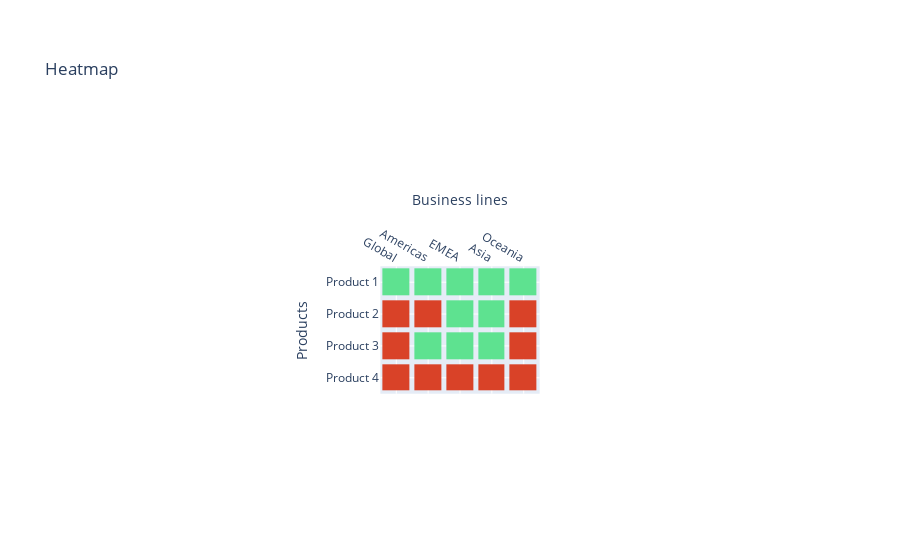

Notebook code cell kept with this figure:
### Markdown cell above
#### Create Heatmap

### Code cell
data = [[54.25, 65, 52, 51, 49],
        [20, 16, 60, 80, 30],
        [30, 60, 51, 59, 20],
        [40, 30, 12, 25, 20]]
df = pd.DataFrame(data)
df

title = "Heatmap"
config = {'displayModeBar': False}

def update_layout(fig, title=None, plot_bgcolor=None, showlegend=None, margin=None):
    fig.update_layout(
        title=title,
        plot_bgcolor=plot_bgcolor,
        #width=1200,
        margin=margin,
       #height=800,
        showlegend=showlegend)
    return fig

def heatmap(df,
            x,
            y,
            x_label,
            y_label,
            color,
            colorscale=[[0, "#d94228"],[0.5, "#d94228"],[0.5, "#5ee290"],[1.0, "#5ee290"]],
            title=None,
            margin=None):
    fig = go.Figure()
    fig = px.imshow(df,
                    labels=dict(x=x_label, y=y_label, color=color),
                    x=x,
                    y=y)
    fig.update_xaxes(side="top")
    fig.update_traces(xgap=5, selector=dict(type='heatmap'))
    fig.update_traces(ygap=5, selector=dict(type='heatmap'))
    fig.update_traces(dict(showscale=False, 
                           coloraxis=None, 
                           colorscale=colorscale),
                           selector={'type':'heatmap'})
    fig = update_layout(fig, title=title, margin=margin)
    fig.show(config=config)
    return fig

heatmap = heatmap(df,
              x=['Global', 'Americas', 'EMEA', 'Asia', 'Oceania'],
              y=['Product 1', 'Product 2', 'Product 3', 'Product 4'],
              x_label="Business lines",
              y_label="Products",
              color="Sales",
              title=title,
              margin=dict(l=0, r=0, t=150, b=50))

### Figure 1 — Plotly figure (JSON) as saved in the notebook; plotly's stock layout.template omitted (floating-point values rounded to 4 significant figures)
{"data": [{"colorscale": [[0, "#d94228"], [0.5, "#d94228"], [0.5, "#5ee290"], [1, "#5ee290"]], "hovertemplate": "Business lines: %{x}<br>Products: %{y}<br>Sales: %{z}<extra></extra>", "name": "0", "showscale": false, "type": "heatmap", "x": ["Global", "Americas", "EMEA", "Asia", "Oceania"], "xaxis": "x", "xgap": 5, "y": ["Product 1", "Product 2", "Product 3", "Product 4"], "yaxis": "y", "ygap": 5, "z": [[54.25, 65, 52, 51, 49], [20, 16, 60, 80, 30], [30, 60, 51, 59, 20], [40, 30, 12, 25, 20]]}], "layout": {"autosize": true, "coloraxis": {"colorbar": {"title": {"text": "Sales"}}, "colorscale": [[0, "#0d0887"], [0.1111, "#46039f"], [0.2222, "#7201a8"], [0.3333, "#9c179e"], [0.4444, "#bd3786"], [0.5556, "#d8576b"], [0.6667, "#ed7953"], [0.7778, "#fb9f3a"], [0.8889, "#fdca26"], [1, "#f0f921"]]}, "margin": {"b": 50, "l": 0, "r": 0, "t": 150}, "title": {"text": "Heatmap"}, "xaxis": {"anchor": "y", "autorange": true, "constrain": "domain", "domain": [0.4095, 0.5905], "range": [-0.5, 4.5], "scaleanchor": "y", "side": "top", "title": {"text": "Business lines"}, "type": "category"}, "yaxis": {"anchor": "x", "autorange": true, "constrain": "domain", "domain": [0, 1], "range": [3.5, -0.5], "title": {"text": "Products"}, "type": "category"}}}
